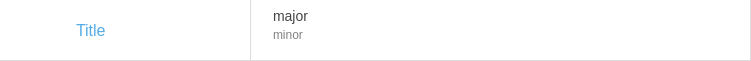
<?xml version="1.0" encoding="UTF-8"?>
<ui version="4.0">
 <class>InfoWidget</class>
 <widget class="QWidget" name="InfoWidget">
  <property name="geometry">
   <rect>
    <x>0</x>
    <y>0</y>
    <width>751</width>
    <height>61</height>
   </rect>
  </property>
  <property name="sizePolicy">
   <sizepolicy hsizetype="Preferred" vsizetype="Expanding">
    <horstretch>0</horstretch>
    <verstretch>0</verstretch>
   </sizepolicy>
  </property>
  <property name="minimumSize">
   <size>
    <width>0</width>
    <height>61</height>
   </size>
  </property>
  <property name="windowTitle">
   <string>InfoWidget</string>
  </property>
  <property name="autoFillBackground">
   <bool>false</bool>
  </property>
  <property name="styleSheet">
   <string notr="true">QWidget {
	background-color: #fff;
}

QWidget#mainWidget
{
	border: 1px solid #ddd;
}

QLabel#verticalLine
{
	background-color: #ddd;
}

QLabel#verticalLine
{
    background-color: #ddd;
}

QWidget#majorLabel {
	font-size: 14px;
	color: #444;
}

QWidget#minorLabel {
	font-size: 12px;
	color: #828282;
}

QWidget#titleLabel {
	font-size: 16px;
	color: #54abe7;
}

QLabel#openArrowLabel
{
	border-image: url(:/arrow.png) 0 0 0 0 stretch stretch;
}</string>
  </property>
  <layout class="QVBoxLayout" name="verticalLayout_3">
   <property name="spacing">
    <number>0</number>
   </property>
   <property name="leftMargin">
    <number>0</number>
   </property>
   <property name="topMargin">
    <number>0</number>
   </property>
   <property name="rightMargin">
    <number>0</number>
   </property>
   <property name="bottomMargin">
    <number>0</number>
   </property>
   <item>
    <widget class="QWidget" name="mainWidget" native="true">
     <property name="enabled">
      <bool>true</bool>
     </property>
     <layout class="QHBoxLayout" name="horizontalLayout_2" stretch="1,0,2">
      <property name="spacing">
       <number>0</number>
      </property>
      <property name="leftMargin">
       <number>0</number>
      </property>
      <property name="topMargin">
       <number>0</number>
      </property>
      <property name="rightMargin">
       <number>1</number>
      </property>
      <property name="bottomMargin">
       <number>1</number>
      </property>
      <item>
       <widget class="QWidget" name="iconPanel" native="true">
        <property name="sizePolicy">
         <sizepolicy hsizetype="Preferred" vsizetype="Expanding">
          <horstretch>0</horstretch>
          <verstretch>0</verstretch>
         </sizepolicy>
        </property>
        <layout class="QVBoxLayout" name="verticalLayout_4">
         <property name="spacing">
          <number>0</number>
         </property>
         <property name="leftMargin">
          <number>0</number>
         </property>
         <property name="topMargin">
          <number>0</number>
         </property>
         <property name="rightMargin">
          <number>0</number>
         </property>
         <property name="bottomMargin">
          <number>0</number>
         </property>
         <item>
          <layout class="QHBoxLayout" name="horizontalLayout">
           <property name="spacing">
            <number>20</number>
           </property>
           <property name="leftMargin">
            <number>16</number>
           </property>
           <item>
            <widget class="QLabel" name="titleIcon">
             <property name="minimumSize">
              <size>
               <width>40</width>
               <height>40</height>
              </size>
             </property>
             <property name="maximumSize">
              <size>
               <width>40</width>
               <height>40</height>
              </size>
             </property>
             <property name="text">
              <string/>
             </property>
            </widget>
           </item>
           <item>
            <widget class="QLabel" name="titleLabel">
             <property name="text">
              <string>Title</string>
             </property>
            </widget>
           </item>
          </layout>
         </item>
        </layout>
       </widget>
      </item>
      <item>
       <widget class="QLabel" name="verticalLine">
        <property name="minimumSize">
         <size>
          <width>1</width>
          <height>0</height>
         </size>
        </property>
        <property name="maximumSize">
         <size>
          <width>1</width>
          <height>16777215</height>
         </size>
        </property>
        <property name="text">
         <string/>
        </property>
       </widget>
      </item>
      <item>
       <widget class="QWidget" name="infoPanel" native="true">
        <property name="sizePolicy">
         <sizepolicy hsizetype="Preferred" vsizetype="Expanding">
          <horstretch>0</horstretch>
          <verstretch>0</verstretch>
         </sizepolicy>
        </property>
        <layout class="QHBoxLayout" name="horizontalLayout_4">
         <property name="spacing">
          <number>10</number>
         </property>
         <property name="leftMargin">
          <number>0</number>
         </property>
         <property name="topMargin">
          <number>0</number>
         </property>
         <property name="rightMargin">
          <number>8</number>
         </property>
         <property name="bottomMargin">
          <number>0</number>
         </property>
         <item>
          <widget class="QWidget" name="infoWidget" native="true">
           <property name="sizePolicy">
            <sizepolicy hsizetype="Preferred" vsizetype="Expanding">
             <horstretch>0</horstretch>
             <verstretch>0</verstretch>
            </sizepolicy>
           </property>
           <layout class="QVBoxLayout" name="verticalLayout" stretch="0,0,0">
            <property name="spacing">
             <number>4</number>
            </property>
            <property name="leftMargin">
             <number>22</number>
            </property>
            <property name="topMargin">
             <number>8</number>
            </property>
            <property name="rightMargin">
             <number>0</number>
            </property>
            <property name="bottomMargin">
             <number>6</number>
            </property>
            <item>
             <widget class="QLabel" name="majorLabel">
              <property name="text">
               <string>major</string>
              </property>
             </widget>
            </item>
            <item>
             <widget class="QLabel" name="minorLabel">
              <property name="text">
               <string>minor</string>
              </property>
             </widget>
            </item>
            <item>
             <widget class="QWidget" name="gadgetWidget" native="true">
              <property name="sizePolicy">
               <sizepolicy hsizetype="Preferred" vsizetype="Expanding">
                <horstretch>0</horstretch>
                <verstretch>0</verstretch>
               </sizepolicy>
              </property>
              <property name="minimumSize">
               <size>
                <width>0</width>
                <height>0</height>
               </size>
              </property>
              <layout class="QVBoxLayout" name="verticalLayout_6">
               <property name="spacing">
                <number>0</number>
               </property>
               <property name="leftMargin">
                <number>0</number>
               </property>
               <property name="topMargin">
                <number>0</number>
               </property>
               <property name="rightMargin">
                <number>0</number>
               </property>
               <property name="bottomMargin">
                <number>0</number>
               </property>
              </layout>
             </widget>
            </item>
           </layout>
          </widget>
         </item>
         <item>
          <widget class="QLabel" name="openArrowLabel">
           <property name="minimumSize">
            <size>
             <width>22</width>
             <height>22</height>
            </size>
           </property>
           <property name="maximumSize">
            <size>
             <width>22</width>
             <height>22</height>
            </size>
           </property>
           <property name="text">
            <string/>
           </property>
           <property name="alignment">
            <set>Qt::AlignCenter</set>
           </property>
          </widget>
         </item>
        </layout>
       </widget>
      </item>
     </layout>
    </widget>
   </item>
  </layout>
 </widget>
 <layoutdefault spacing="6" margin="11"/>
 <resources>
  <include location="resources.qrc"/>
 </resources>
 <connections/>
</ui>
